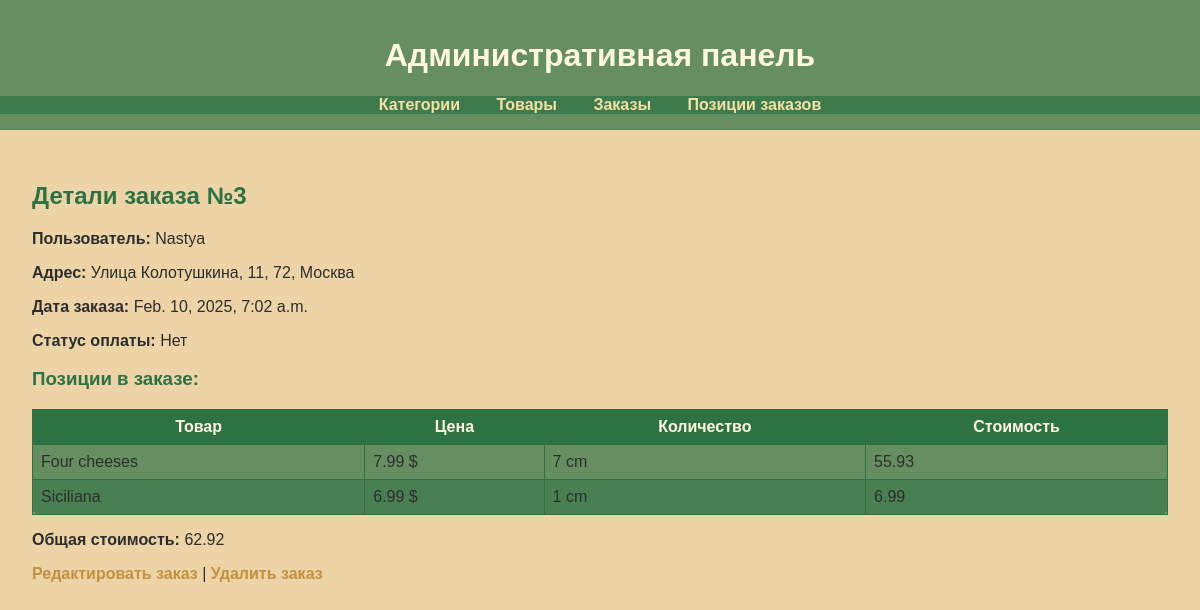
Screenshot of /admin_panel/orders/detail/3/ (signed in) with the database file from the repository.
### orders/models.py (models this page shows, shortened)
class Order(models.Model):
    user = models.ForeignKey(User, on_delete=models.CASCADE)
    address = models.CharField(max_length=250)
    city = models.CharField(max_length=100)
    created = models.DateTimeField(auto_now_add=True)
    updated = models.DateTimeField(auto_now=True)
    paid = models.BooleanField(default=False)
    class Meta:
        ordering = ('-created',)
        verbose_name = 'Заказ'
        verbose_name_plural = 'Заказы'
    def get_total_cost(self):
        return sum(item.get_cost() for item in self.items.all())

class OrderItem(models.Model):
    order = models.ForeignKey(Order, related_name='items', on_delete=models.CASCADE)
    product = models.ForeignKey(Product, related_name='order_items', on_delete=models.PROTECT)
    price = models.DecimalField(max_digits=10, decimal_places=2)
    currency = models.CharField(max_length=10)
    quantity = models.PositiveIntegerField(default=1)
    measurement = models.CharField(max_length=200)
    def get_cost(self):
        return self.price * self.quantity

### shop/models.py (models this page shows, shortened)
class Product(models.Model):
    category = models.ForeignKey(
        Category,
        related_name='products',
        on_delete=models.SET_NULL,
        null=True
    )
    name = models.CharField(max_length=200, db_index=True)
    slug = models.SlugField(max_length=200, db_index=True)
    image = models.ImageField(upload_to='products/%Y/%m/%d', blank=True)
    description = models.TextField(blank=True)
    price = models.DecimalField(max_digits=10, decimal_places=2)
    currency = models.CharField(max_length=10)
    quantity = models.IntegerField()
    measurement = models.CharField(max_length=200)
    stock = models.PositiveIntegerField()
    available = models.BooleanField(default=True)
    is_new = models.BooleanField(default=False)
    created = models.DateTimeField(auto_now_add=True)
    updated = models.DateTimeField(auto_now=True)

### admin_panel/views.py (the view)
# urls.py: path('orders/detail/<int:pk>/', views.order_detail, name='order_detail'),
@user_passes_test(is_staff)
def order_detail(request, pk):
    order = get_object_or_404(Order, pk=pk)
    orderitems = order.items.all()
    return render(request, 'admin_panel/tables/order/order_detail.html', {'order': order, 'orderitems': orderitems})

### admin_panel/views.py (called while the page is built)
def is_staff(user):
    return user.is_authenticated and user.is_staff

### admin_panel/templates/admin_panel/tables/order/order_detail.html
{% extends 'admin_panel/base.html' %}
{% block content %}
<h2>Детали заказа №{{ order.id }}</h2>
<p><strong>Пользователь:</strong> {{ order.user.username }}</p>
<p><strong>Адрес:</strong> {{ order.address }}, {{ order.city }}</p>
<p><strong>Дата заказа:</strong> {{ order.created }}</p>
<p><strong>Статус оплаты:</strong> {{ order.paid|yesno:"Да,Нет" }}</p>
<h3>Позиции в заказе:</h3>
<table>
    <thead>
        <tr>
            <th>Товар</th>
            <th>Цена</th>
            <th>Количество</th>
            <th>Стоимость</th>
        </tr>
    </thead>
    <tbody>
        {% for item in orderitems %}
        <tr>
            <td>{{ item.product.name }}</td>
            <td>{{ item.price }} {{ item.currency }}</td>
            <td>{{ item.quantity }} {{ item.measurement }}</td>
            <td>{{ item.get_cost }}</td>
        </tr>
        {% endfor %}
    </tbody>
</table>
<p><strong>Общая стоимость:</strong> {{ order.get_total_cost }}</p>
<p>
    <a href="{% url 'order_update' order.id %}">Редактировать заказ</a> |
    <a href="{% url 'order_delete' order.id %}">Удалить заказ</a>
</p>
{% endblock %}

### static/css/admin.css (style rules this page uses)
body { font-family: Arial, sans-serif; background-color: #ECD4A6; color: #2D2D2D; margin: 0; padding: 0; }
h2, h3 { color: #2D7243; text-shadow: none; }
table { width: 100%; border-collapse: collapse; margin-top: 1rem; background-color: rgba(45, 114, 67, 0.7); color: #2D2D2D; border-radius: 8px; }
table th, table td { padding: 0.5rem; border: 1px solid #2D7243; }
table th { background-color: #2D7243; color: #FFF8DC; }
table tr:nth-child(even) { background-color: rgba(45, 114, 67, 0.5); }
a { color: #C29040; text-decoration: none; font-weight: bold; transition: color 0.3s ease, background-color 0.3s ease; }

### rows the page displays
Order: id "3", user.username "Nastya", address "Улица Колотушкина, 11, 72", city "Москва", created "Feb. 10, 2025, 7:02 a.m.", paid "Нет", get_total_cost "62.92"
OrderItem: product.name "Four cheeses", price "7.99", currency "$", quantity "7", measurement "cm", get_cost "55.93"
OrderItem: product.name "Siciliana", price "6.99", currency "$", quantity "1", measurement "cm", get_cost "6.99"
